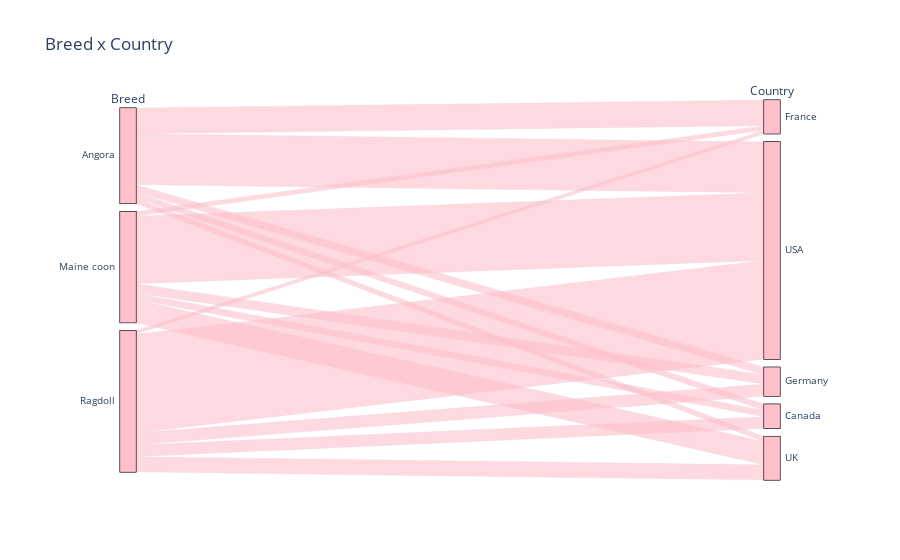

Here is the notebook cell this chart was saved with:
### Code cell
fig = px.parallel_categories(db, dimensions=["Breed", "Country"], title="Breed x Country")
fig.update_traces(line={'color': 'pink'})
fig.show()

### Figure 1 — Plotly figure (JSON) as saved in the notebook; plotly's stock layout.template omitted (floating-point values rounded to 4 significant figures; data arrays with more than 128 entries replaced by an {"elided": "..."} marker saying what was removed)
{"data": [{"dimensions": [{"label": "Breed", "values": {"elided": "1071 str values"}}, {"label": "Country", "values": {"elided": "1071 str values"}}], "domain": {"x": [0, 1], "y": [0, 1]}, "line": {"color": "pink"}, "name": "", "type": "parcats"}], "layout": {"legend": {"tracegroupgap": 0}, "title": {"text": "Breed x Country"}}}
